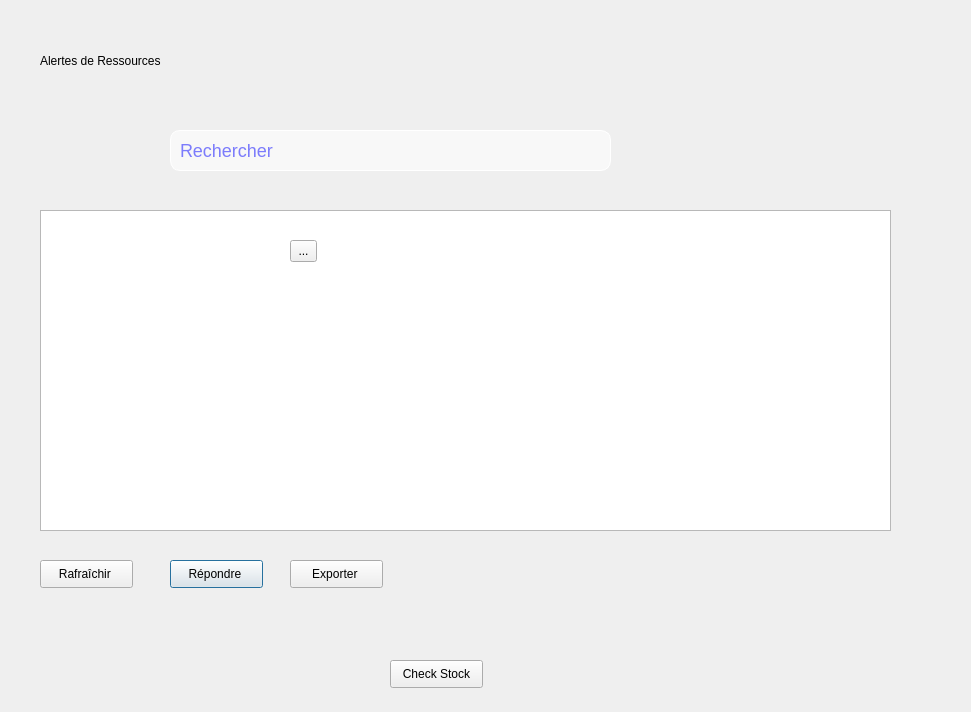
<?xml version="1.0" encoding="UTF-8"?>
<ui version="4.0">
 <class>alert</class>
 <widget class="QDialog" name="alert">
  <property name="geometry">
   <rect>
    <x>0</x>
    <y>0</y>
    <width>971</width>
    <height>712</height>
   </rect>
  </property>
  <property name="windowTitle">
   <string>Dialog</string>
  </property>
  <widget class="QTableView" name="tableView">
   <property name="geometry">
    <rect>
     <x>40</x>
     <y>210</y>
     <width>851</width>
     <height>321</height>
    </rect>
   </property>
  </widget>
  <widget class="QLabel" name="label">
   <property name="geometry">
    <rect>
     <x>40</x>
     <y>30</y>
     <width>281</width>
     <height>61</height>
    </rect>
   </property>
   <property name="text">
    <string>Alertes de Ressources</string>
   </property>
  </widget>
  <widget class="QPushButton" name="respondButton">
   <property name="geometry">
    <rect>
     <x>170</x>
     <y>560</y>
     <width>93</width>
     <height>28</height>
    </rect>
   </property>
   <property name="text">
    <string>Répondre </string>
   </property>
  </widget>
  <widget class="QLineEdit" name="searchEdit">
   <property name="geometry">
    <rect>
     <x>170</x>
     <y>130</y>
     <width>441</width>
     <height>41</height>
    </rect>
   </property>
   <property name="styleSheet">
    <string notr="true">QLineEdit {
	background-color: #F8F8F8;
	    color: blue;
    border: 1px solid white;
    border-radius: 10px;
    padding: 7px; 
    selection-background-color: #6dae84;
    font-size: 18px; 
}

QLineEdit:focus {
    border: 1px solid #FFFFFF;
}
QlineEdit:hover{
border: 1px solid #6dae84;
}</string>
   </property>
   <property name="placeholderText">
    <string extracomment="nom de l'utilisateur">Rechercher</string>
   </property>
  </widget>
  <widget class="QPushButton" name="refreshButton">
   <property name="geometry">
    <rect>
     <x>40</x>
     <y>560</y>
     <width>93</width>
     <height>28</height>
    </rect>
   </property>
   <property name="text">
    <string>Rafraîchir </string>
   </property>
  </widget>
  <widget class="QPushButton" name="exportButton">
   <property name="geometry">
    <rect>
     <x>290</x>
     <y>560</y>
     <width>93</width>
     <height>28</height>
    </rect>
   </property>
   <property name="text">
    <string>Exporter </string>
   </property>
  </widget>
  <widget class="QPushButton" name="checkStockButton">
   <property name="geometry">
    <rect>
     <x>390</x>
     <y>660</y>
     <width>93</width>
     <height>28</height>
    </rect>
   </property>
   <property name="text">
    <string>Check Stock</string>
   </property>
  </widget>
  <widget class="QToolButton" name="toolButton">
   <property name="geometry">
    <rect>
     <x>290</x>
     <y>240</y>
     <width>27</width>
     <height>22</height>
    </rect>
   </property>
   <property name="text">
    <string>...</string>
   </property>
  </widget>
 </widget>
 <resources/>
 <connections/>
</ui>
